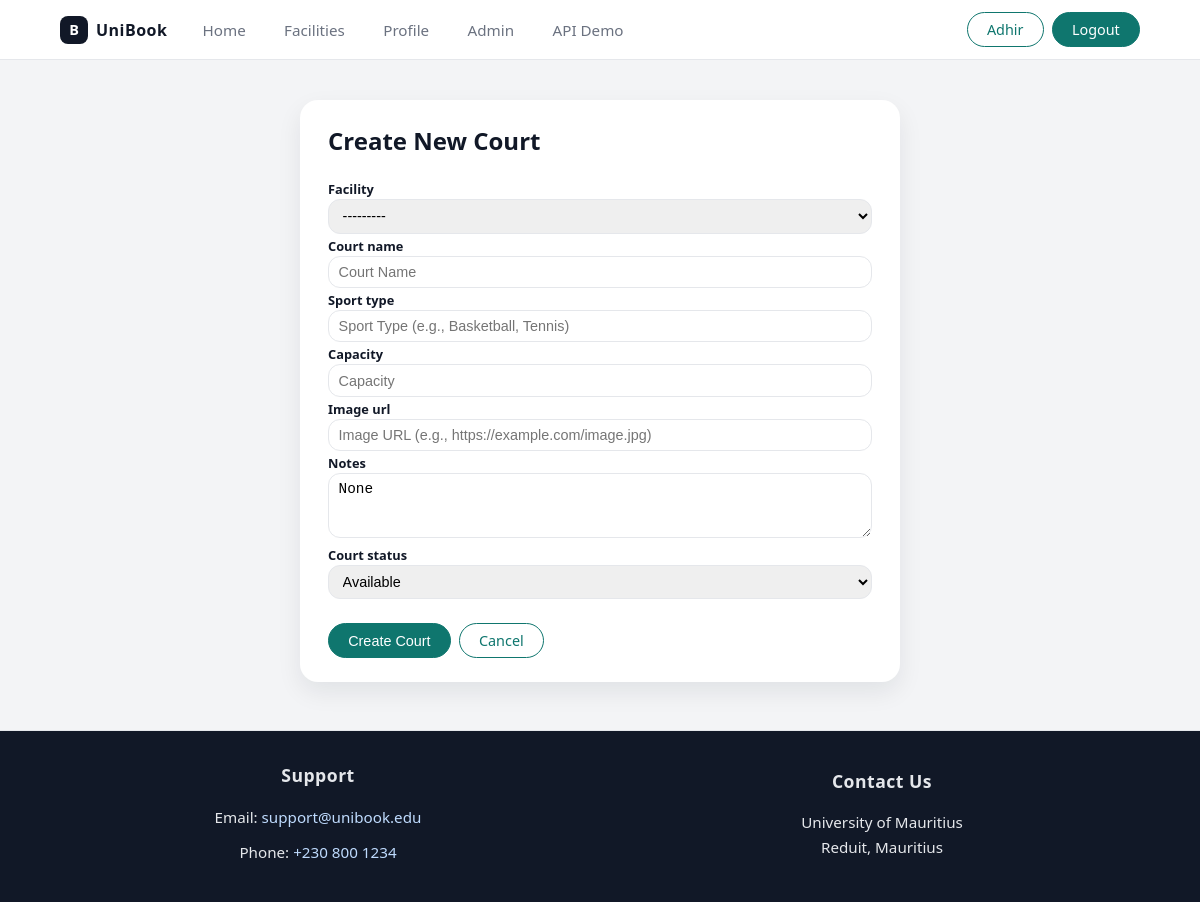
The app's page /manage/court/create/ (signed in) with its own data.
### booking_sys/models.py (models this page shows, shortened)
class User(AbstractUser):
    MEMBER_TYPES = [
        ('student', 'Student'),
        ('staff', 'Staff'),
        ('admin', 'Administrator'),
    ]
    user_id = models.UUIDField(primary_key=True, default=uuid.uuid4, editable=False)
    email = models.EmailField(unique=True, verbose_name="User Email")
    first_name = models.CharField(max_length=100)
    last_name = models.CharField(max_length=100)
    member_type = models.CharField(max_length=10, choices=MEMBER_TYPES)
    user_phone = models.CharField(max_length=15, blank=True, null=True)
    date_joined = models.DateTimeField(auto_now_add=True)
    is_active = models.BooleanField(default=True)
    USERNAME_FIELD = 'email'
    REQUIRED_FIELDS = ['username','first_name', 'last_name', 'member_type']

class Facility(models.Model):
    FACILITY_TYPES = [
        ('sports', 'Sports'),
        ('recreation', 'Recreation'),
        ('academic', 'Academic'),
        ('other', 'Other'),
    ]
    FACILITY_STATUS = [
        ('available', 'Available'),
        ('maintenance', 'Under Maintenance'),
        ('closed', 'Closed'),
    ]
    facility_id = models.UUIDField(primary_key=True, default=uuid.uuid4, editable=False)
    facility_name = models.CharField(max_length=200)
    facility_type = models.CharField(max_length=20, choices=FACILITY_TYPES)
    location = models.CharField(max_length=300)
    description = models.TextField(blank=True)
    image_url = models.URLField(blank=True, null=True)
    facility_status = models.CharField(max_length=20, choices=FACILITY_STATUS, default='available')
    likes_count = models.PositiveIntegerField(default=0)
    def __str__(self):
        return self.facility_name

class Court(models.Model):
    COURT_STATUS = [
        ('available', 'Available'),
        ('maintenance', 'Under Maintenance'),
        ('closed', 'Closed'),
    ]
    court_id = models.UUIDField(primary_key=True, default=uuid.uuid4, editable=False)
    facility = models.ForeignKey(Facility, on_delete=models.CASCADE, related_name='courts')
    court_name = models.CharField(max_length=200)
    sport_type = models.CharField(max_length=100)
    capacity = models.PositiveIntegerField(validators=[MinValueValidator(1), MaxValueValidator(1000)])
    notes = models.TextField(blank=True, default="None")
    image_url = models.URLField(blank=True, null=True)
    court_status = models.CharField(max_length=20, choices=COURT_STATUS, default='available')

class SiteSettings(models.Model):
    hero_image_url = models.URLField(
        blank=True,
        null=True,
        help_text="Enter the URL of the hero banner image. Leave blank for default gradient."
    )
    hero_title = models.CharField(
        max_length=200,
        default="Reserve football, volleyball and badminton courts instantly.",
        help_text="Main heading text for hero banner"
    )
    hero_subtitle = models.TextField(
        default="No more waiting in line or dealing with paper schedules. Book, manage and track your facility usage online.",
        help_text="Subtitle text for hero banner"
    )
    support_email = models.EmailField(
        default="support@unibook.edu",
        help_text="Email address for support inquiries"
    )
    support_phone = models.CharField(
        max_length=20,
        default="+230 800 1234",
        help_text="Phone number for support (format: +country code XXX XXXX)"
    )
    class Meta:
        verbose_name = "Site Settings"
        verbose_name_plural = "Site Settings"
    @classmethod
    def get_settings(cls):
        obj, created = cls.objects.get_or_create(pk=1)
        return obj

### booking_sys/views.py (the view, shortened to what this page needs)
# urls.py: path('manage/court/create/', views.create_court, name='create_court'),
@login_required
@require_http_methods(["GET", "POST"])
def create_court(request):
    if not (request.user.is_staff or request.user.member_type == 'admin'):
        messages.error(request, 'You do not have permission to access this page.')
        return redirect('booking_sys:home')
    court = None
    court_id = request.GET.get('edit')
    is_edit = False
    if request.method == 'GET':
        if is_edit:
            form = CourtForm(instance=court)
        else:
            form = CourtForm()
        return render(request, 'admin/create_court.html', {
            'form': form,
            'court': court,
            'is_edit': is_edit
        })

### booking_sys/context_processors.py (called while the page is built)
def site_settings(request):
    return {
        'site_settings': SiteSettings.get_settings()
    }

### booking_sys/templates/admin/create_court.html (shortened to what this page needs)
{% extends 'base.html' %}
{% block content %}
<section class="section">
  <div style="max-width: 600px; margin: 0 auto;">
    <div class="card-section">
      <h1 style="margin-top: 0;">{% if is_edit %}Edit Court{% else %}Create New Court{% endif %}</h1>
      <form method="post">
        {% for field in form %}
          <label class="form-label">{{ field.label }}</label>
          {{ field }}
        {% endfor %}
        <div style="margin-top: 1.5rem; display: flex; gap: 0.5rem;">
          <button type="submit" class="btn btn-primary">{% if is_edit %}Update Court{% else %}Create Court{% endif %}</button>
          <a href="{% url 'booking_sys:facilities' %}" class="btn btn-outline">Cancel</a>
        </div>
      </form>
    </div>
  </div>
</section>
{% endblock %}

### booking_sys/templates/base.html (shortened to what this page needs)
{% load static %}
<!DOCTYPE html>
<html lang="en">
<head>
  <link rel="stylesheet" href="{% static 'css/mystyle.css' %}" />
</head>
<body>
  <header class="navbar">
    <div class="nav-left">
      <div class="brand">
        <span class="brand-logo">B</span>
        <span class="brand-name">UniBook</span>
      </div>
      <nav class="nav-links">
        <a href="{% url 'booking_sys:home' %}" class="nav-link">Home</a>
        <a href="{% url 'booking_sys:facilities' %}" class="nav-link">Facilities</a>
        {% if user.is_authenticated %}
          <a href="{% url 'booking_sys:profile' %}" class="nav-link">Profile</a>
        {% endif %}
        {% if user.is_staff or user.member_type == 'admin' %}
          <a href="{% url 'booking_sys:admin_dashboard' %}" class="nav-link">Admin</a>
          <a href="{% url 'booking_sys:ajax_facilities' %}" class="nav-link">API Demo</a>
        {% endif %}
      </nav>
    </div>
    <div class="nav-right">
        {% if user.is_authenticated %}
          <a href="{% url 'booking_sys:profile' %}" class="btn btn-outline">{{ user.first_name }}</a>
          <a href="{% url 'booking_sys:logout' %}" class="btn btn-primary">Logout</a>
        {% else %}
          <a href="{% url 'booking_sys:login' %}" class="btn btn-outline">Sign In</a>
          <a href="{% url 'booking_sys:register' %}" class="btn btn-primary">Sign Up</a>
        {% endif %}
    </div>
  </header>
  <main class="page-container">
    {% block content %}{% endblock %}
  </main>
  <footer class="site-footer">
    <div class="footer-inner">
      <div style="text-align: center;">
        <h5>Support</h5>
        {% if site_settings %}
          <p>Email: <a href="mailto:{{ site_settings.support_email }}">{{ site_settings.support_email }}</a></p>
          <p>Phone: <a href="tel:{{ site_settings.support_phone }}">{{ site_settings.support_phone }}</a></p>
        {% else %}
          <p>Email: <a href="mailto:support@unibook.edu">support@unibook.edu</a></p>
          <p>Phone: <a href="tel:+230 800 1234">+230 800 1234</a></p>
        {% endif %}
      </div>
      <div style="text-align: center;">
        <h5>Contact Us</h5>
        <p>University of Mauritius<br />Reduit, Mauritius</p>
      </div>
    </div>
  </footer>
</body>
</html>

### booking_sys/static/css/mystyle.css (style rules this page uses)
:root { --bg: #f3f4f6; --surface: #ffffff; --border-subtle: #e5e7eb; --text-main: #111827; --text-muted: #6b7280; --primary: #0f766e; --primary-soft: #e0f2f1; --primary-dark: #064e3b; --accent: #2563eb; --danger: #dc2626; --warning: #f59e0b; --radius-card: 16px; --shadow-soft: 0 10px 25px rgba(15,23,42,0.08); --font-sans: system-ui, -apple-system, BlinkMacSystemFont, "Segoe UI", sans-serif; }
*, *::before, *::after { box-sizing: border-box; }
body { margin: 0; font-family: var(--font-sans); color: var(--text-main); background: var(--bg); }
.navbar { position: sticky; top: 0; z-index: 100; background: #ffffff; border-bottom: 1px solid var(--border-subtle); display: flex; align-items: center; justify-content: space-between; padding: 0.75rem 5vw; }
.nav-left { display: flex; align-items: center; gap: 1.5rem; }
.brand { display: flex; align-items: center; gap: 0.5rem; }
.brand-logo { width: 28px; height: 28px; border-radius: 8px; background: #111827; color: #ffffff; display: inline-flex; align-items: center; justify-content: center; font-weight: 700; font-size: 0.9rem; }
.brand-name { font-weight: 600; letter-spacing: 0.03em; }
.nav-links { display: flex; gap: 1rem; }
.nav-link { font-size: 0.95rem; color: var(--text-muted); text-decoration: none; padding: 0.35rem 0.7rem; border-radius: 999px; }
.nav-right { display: flex; gap: 0.5rem; }
.btn { display: inline-flex; align-items: center; justify-content: center; padding: 0.45rem 1.2rem; border-radius: 999px; font-size: 0.9rem; font-weight: 500; border: 1px solid transparent; cursor: pointer; text-decoration: none; white-space: nowrap; }
.btn-primary { background: var(--primary); color: #ffffff; border-color: var(--primary); }
.btn-outline { background: #ffffff; color: var(--primary); border-color: var(--primary); }
.page-container { max-width: 1200px; margin: 1.5rem auto 3rem; padding: 0 5vw; }
.section { margin-bottom: 3rem; padding-top: 1rem; }
.form-label { font-size: 0.8rem; font-weight: 600; margin-top: 0.7rem; margin-bottom: 0.2rem; }
.form-control { width: 100%; padding: 0.45rem 0.6rem; border-radius: 12px; border: 1px solid var(--border-subtle); font-size: 0.9rem; }
textarea.form-control { resize: vertical; }
.card-section { background: var(--surface); border-radius: 18px; padding: 1.5rem 1.75rem; box-shadow: var(--shadow-soft); margin-bottom: 1.5rem; }
.site-footer { border-top: 1px solid var(--border-subtle); background: #111827; color: #e5e7eb; padding: 2rem 5vw; }
.footer-inner { max-width: 1200px; margin: 0 auto; display: grid; grid-template-columns: repeat(2, 1fr); gap: 3rem; }
.site-footer > div > div { display: flex; flex-direction: column; align-items: center; justify-content: center; }
.site-footer h5 { margin: 0 0 0.75rem 0; font-size: 1.1rem; font-weight: 600; letter-spacing: 0.5px; }
.site-footer p { margin: 0.35rem 0; font-size: 0.95rem; line-height: 1.6; }
.site-footer a { color: #bfdbfe; text-decoration: none; transition: color 0.2s; }

### records on screen
User: first_name "Adhir"
Facility: form "---------"
SiteSettings: support_email "support@unibook.edu", support_phone "+230 800 1234"

### other values on screen
{{ field.label }} "Facility" "Court name" "Sport type" "Capacity" "Image url" "Notes" "Court status"
